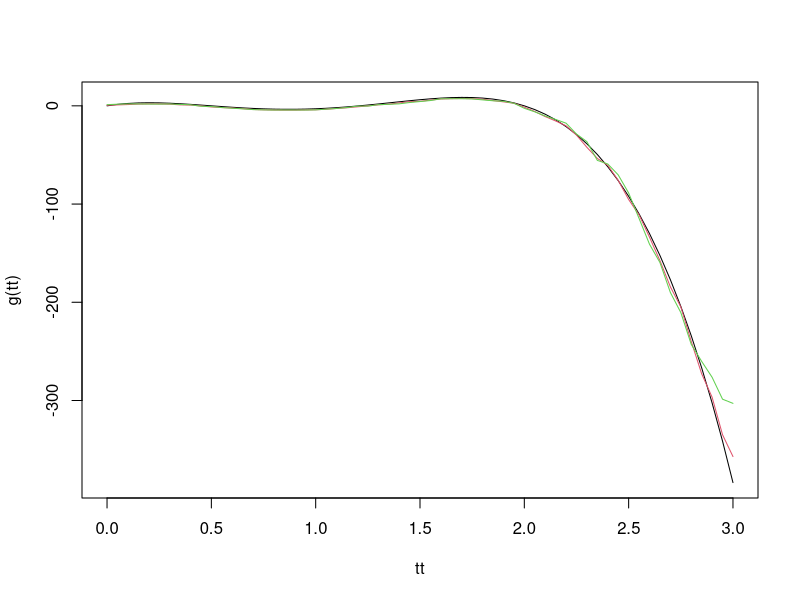

This chart was generated by the following R code: (Note: this script raises an error after producing the figure.)
library(MASS)

n = 300
r_func = function(n) runif(n, 0, 3)               
r_epsilon = function(n) runif(n, -1, -1)
g = function(x)
    -x*(-242 + 805*x - 742*x^2 + 200*x^3) / 7
K = function(value){
  func = function(x) (3/4 * abs(1 - x^2) * (abs(x) <= 1))
  sapply(value, func)
}
    
basis = function(x)
    c(1, x)

sliding_window = function(X,Y)
    function(x_0, h) Y[abs(X - x_0) < h/2]

sliding_mean = function(X, Y, h){
    sliding_window_local = sliding_window(X, Y)
    function(x_0)
      mean(sliding_window_local(x_0, h))  
  }

sliding_median = function(X, Y, h){
    sliding_window_local = sliding_window(X, Y)
    function(x_0)
      median(sliding_window_local(x_0, h))  
  }

loc_lin_regression = function(X, Y, h){
  X_basis = t(sapply(X, basis))
  function(x_0){
    W = diag(K((x_0 - X)/h))
    b = ginv(t(X_basis) %*% W %*% X_basis) %*% t(X_basis) %*% W %*% Y
    sum(b * func_basis(x_0))
  }
}

X = r_func(n)
Y = g(X) + r_epsilon(n)

g_sl_mean = sliding_mean(X, Y, 0.15)
g_sl_median = sliding_median(X, Y, 0.35)
g_loc_lin = loc_lin_regression(X, Y, 0.1)
tt = seq(0, 3, 0.05)

plot(tt, g(tt), type = "l", col = 1)
lines(tt, sapply(tt, g_sl_mean), col = 2)
lines(tt, sapply(tt, g_sl_median), col = 3)
lines(tt, sapply(tt, g_loc_lin), col = 4)
legend("bottomright",col=1:4, legend=c("real g", "sliding_mean", "sliding_median", "loc_lin_regression"), lty = c(1, 1, 1, 1))
